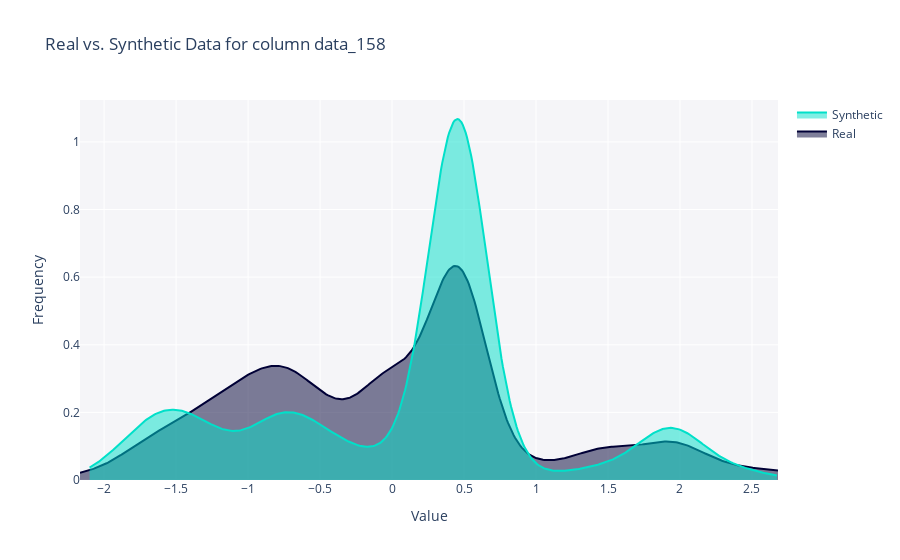

Write notebook code for a chart like this one.
### Code cell
from sdmetrics.reports import utils
from sdv.metadata import SingleTableMetadata

metadata = SingleTableMetadata()
metadata.detect_from_dataframe(real)
fig = utils.get_column_plot(
    real_data=real,
    synthetic_data=recon_x,
    column_name='data_158',
    metadata=metadata.to_dict(),
)

fig.show()

### Figure 1 — Plotly figure (JSON) as saved in the notebook; plotly's stock layout.template omitted (floating-point values rounded to 4 significant figures; data arrays with more than 128 entries replaced by an {"elided": "..."} marker saying what was removed)
{"data": [{"fill": "tozeroy", "hovertemplate": "<b>Real</b><br>Value: %{x}<br>Frequency: %{y}<extra></extra>", "legendgroup": "Real", "marker": {"color": "#000036"}, "mode": "lines", "name": "Real", "showlegend": true, "type": "scatter", "x": {"elided": "500 float values"}, "xaxis": "x", "y": {"elided": "500 float values"}, "yaxis": "y"}, {"fill": "tozeroy", "hovertemplate": "<b>Synthetic</b><br>Value: %{x}<br>Frequency: %{y}<extra></extra>", "legendgroup": "Synthetic", "marker": {"color": "#01E0C9"}, "mode": "lines", "name": "Synthetic", "showlegend": true, "type": "scatter", "x": {"elided": "500 float values"}, "xaxis": "x", "y": {"elided": "500 float values"}, "yaxis": "y"}], "layout": {"barmode": "overlay", "hovermode": "closest", "legend": {"traceorder": "reversed"}, "plot_bgcolor": "#F5F5F8", "title": {"text": "Real vs. Synthetic Data for column data_158"}, "xaxis": {"anchor": "y2", "domain": [0, 1], "title": {"text": "Value"}, "zeroline": false}, "yaxis": {"anchor": "free", "domain": [0, 1], "position": 0, "title": {"text": "Frequency"}}}}
